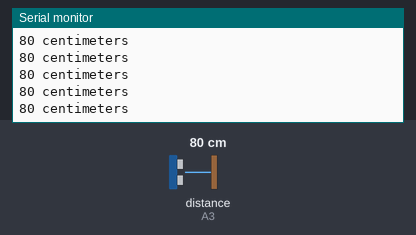
The sketch below on a simulated Arduino Uno, built with avr-gcc and run on an emulated ATmega328P. Parts: the last lines printed to the serial monitor. Wiring (inferred from the names in the program): ultrasonic range finder: trigger A2; echo A3. Inputs (shaded band) come from the test bench; at power-on: distance to the obstacle (sensor on A3) 80 cm. The echo pulse lasts 58.3 µs per cm.

Above: at 1.2 s.
1.3 s: distance to the obstacle (sensor on A3) set to 120 cm
At 1.9 s:
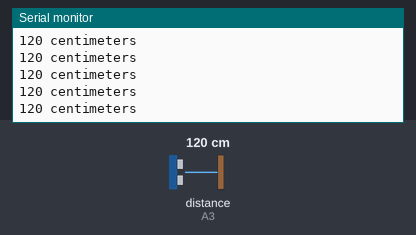
4.3 s: distance to the obstacle (sensor on A3) set to 2 cm
At 5.0 s:
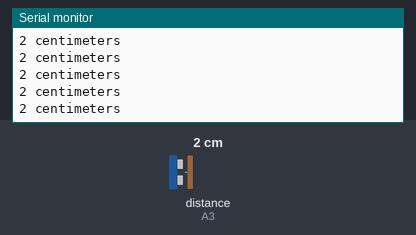
7.3 s: distance to the obstacle (sensor on A3) set to 18 cm
At 8.2 s:
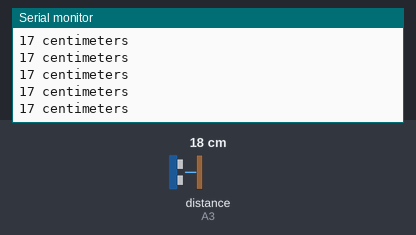
13.3 s: distance to the obstacle (sensor on A3) set to 250 cm
At 14.2 s:
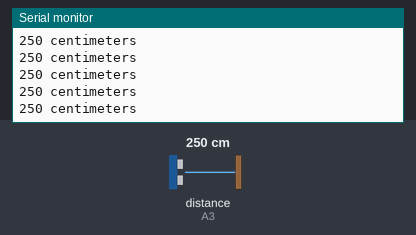
16.3 s: distance to the obstacle (sensor on A3) set to 35 cm
At 17.1 s:
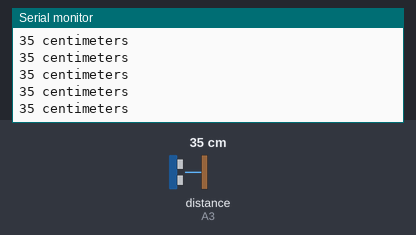
Timing chart, 0 to 19.3 s (numbered marks = the images above; inputs shaded):
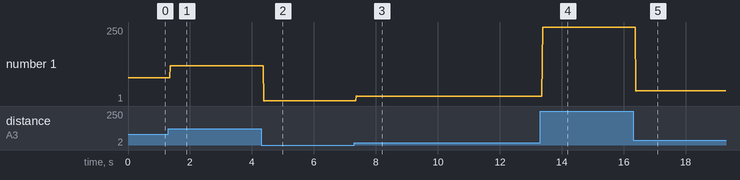

The sketch:

Ultrasonic_Test.ino
```cpp
int getDistance(int trig, int echo, int unit) {

  long duration;

  digitalWrite(trig, LOW);
  delayMicroseconds(2);
  digitalWrite(trig, HIGH);
  delayMicroseconds(5);
  digitalWrite(trig, LOW);

  duration = pulseIn(echo, HIGH);


  if (unit == "in") {
    return duration / 74 / 2;
  }

  else if (unit == "cm") {
    return duration / 29 / 2;
  }

  else {
    return duration;
  }


}
void setup() {
  // put your setup code here, to run once:
pinMode(A2, OUTPUT); //trigger pin
  pinMode(A3, INPUT); //echo pin
  Serial.begin(9600); // initialize serial communication:
}

void loop() {
  // put your main code here, to run repeatedly:
int distance = getDistance(A2, A3, "cm");
  Serial.print(distance);
  Serial.println(" centimeters");
}
```

Measured:
- after the input at 1.3 s, the serial monitor: prints a new line after 0.07 s (image 1)
- after the input at 4.3 s, the serial monitor: prints a new line after 0.08 s (image 2)
- after the input at 7.3 s, the serial monitor: prints a new line after 0.07 s (image 3)
- after the input at 13.3 s, the serial monitor: prints a new line after 0.08 s (image 4)
- after the input at 16.3 s, the serial monitor: prints a new line after 0.08 s (image 5)
- plotted number 1: 80 → 120 after the input at 1.3 s, 120 → 2 after the input at 4.3 s, 2 → 17 after the input at 7.3 s, 17 → 250 after the input at 13.3 s, 250 → 35 after the input at 16.3 s
